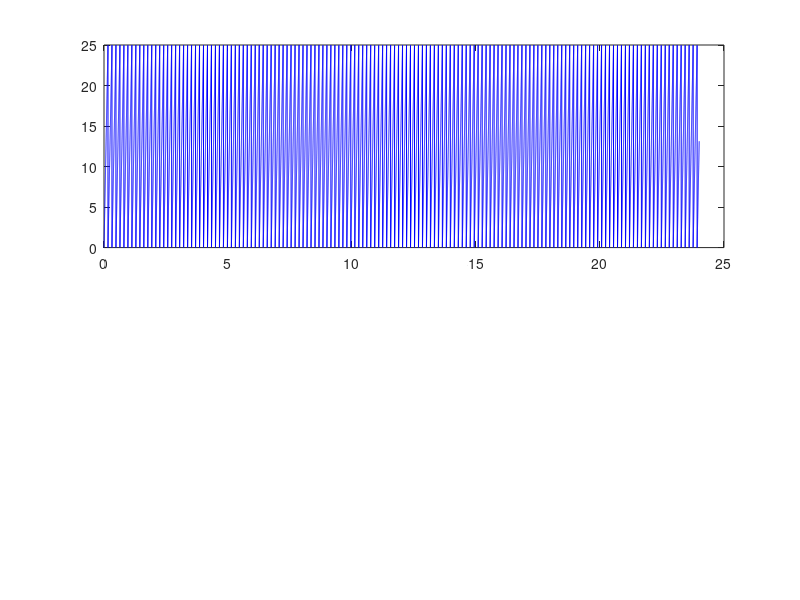

Source code (MATLAB): (Note: this script raises an error after producing the figure.)
%%%%%%%%%%%%%%%%%%%%%%%%%%%%%%%%
%
% Saturation Sims
%
% This is meant to simulate ACS Saturation
% This is V1. It's low fidelity with simple geometry and spin on one axis
% along with using only reaction wheels and CMGs
% Last modified:
%   - 4/9
%   - Atharva
%
%%%%%%%%%%%%%%%%%%%%%%%%%%%%%%%%
clear; clc; close all;

%% Orbital Parameters
mu = 3.986004418e14; % Earth gravitational parameter (m^3/s^2)
R_earth = 6371e3; % Earth radius (m)
alt = 800e3; % Orbital altitude (m)  assuming 800km debris orbit
R_orb = R_earth + alt; % Orbital radius (m)

%% Spacecraft MOI Calculation
% Chaser (Solid Cylinder)
m_c = 2000;  r_c = 2.0;  h_c = 10.0;
I_xx_c = (1/12) * m_c * (3*r_c^2 + h_c^2);
I_zz_c = (1/2) * m_c * r_c^2;

% Target Rocket Body 
m_t = 3000;  r_t = 2.0;  h_t = 10.0;
I_xx_t = (1/12) * m_t * (6*r_t^2 + h_t^2);
I_zz_t = m_t * r_t^2;

% Parallel Axis Theorem to find new combined CM
distance_between_CMs = (h_c/2) + (h_t/2); % 10 meters
z_cm_new = (m_c*0 + m_t*distance_between_CMs) / (m_c + m_t); % Relative to chaser CM

d_c = z_cm_new;                        
d_t = distance_between_CMs - z_cm_new; 

I_xx_stack = (I_xx_c + m_c*d_c^2) + (I_xx_t + m_t*d_t^2);
I_yy_stack = I_xx_stack; % Axisymmetric
I_zz_stack = I_zz_c + I_zz_t;

%% 3. Gravity Gradient Disturbance

theta_error_deg = 5.0; 
theta = deg2rad(theta_error_deg);

% Pitch axis 
T_d = (3 * mu / (2 * R_orb^3)) * abs(I_xx_stack - I_zz_stack) * sin(2 * theta);

fprintf('Combined I_xx: %.1f kg*m^2\n', I_xx_stack);
fprintf('Combined I_zz: %.1f kg*m^2\n', I_zz_stack);
fprintf('Calculated Gravity Gradient Torque: %.4f Nm\n\n', T_d);

%% Hardware Parameters & RCS
RW_H_max = 25;% Nms
CMG_H_max = 15; % Nms
tau_RCS = 22 * 1.0; % 22 N thrust at 1 m lever arm

sim_time_hours = 24;    
t_total_sec = sim_time_hours * 3600;
t = linspace(0, t_total_sec, 100000); 

%% Simulation & Saturation Metrics
RW_H = mod(T_d * t, RW_H_max);
CMG_H = mod(T_d * t, CMG_H_max);

RW_dumps = floor((T_d * t_total_sec) / RW_H_max);
CMG_dumps = floor((T_d * t_total_sec) / CMG_H_max);

% Time required to dump a fully saturated system
RW_burn_per_dump = RW_H_max / tau_RCS;
CMG_burn_per_dump = CMG_H_max / tau_RCS;

fprintf('--- Reaction Wheel (Capacity: %d Nms) ---\n', RW_H_max);
fprintf('Saturation Events: %d | Total RCS Burn: %.2f sec\n\n', RW_dumps, RW_dumps * RW_burn_per_dump);

fprintf('--- Control Moment Gyro (Capacity: %d Nms) ---\n', CMG_H_max);
fprintf('Saturation Events: %d | Total RCS Burn: %.2f sec\n', CMG_dumps, CMG_dumps * CMG_burn_per_dump);

%% Plotting
figure('Name', 'True Gravity Gradient Saturation');
subplot(2,1,1); plot(t/3600, RW_H, 'b'); yline(RW_H_max, 'r--'); 
title('Reaction Wheel Accumulation'); ylabel('Nms'); grid on;

subplot(2,1,2); plot(t/3600, CMG_H, 'g'); yline(CMG_H_max, 'r--');
title('Control Moment Gyro Accumulation'); ylabel('Nms'); xlabel('Hours'); grid on;

%% Propellant Mass Calculation
g0 = 9.80665; % (m/s^2)
I_sp = 297; % Specific Impulse in seconds (e.g., Hydrazine monopropellant)

% Calculate fuel mass required for desaturation (kg)
RW_fuel_mass_kg = RW_total_impulse / (I_sp * g0);
CMG_fuel_mass_kg = CMG_total_impulse / (I_sp * g0);

fprintf('--- Estimated Fuel Mass Required (Isp = %d s) ---\n', I_sp);
fprintf('Reaction Wheel:      %.3f kg of propellant\n', RW_fuel_mass_kg);
fprintf('Control Moment Gyro: %.3f kg of propellant\n\n', CMG_fuel_mass_kg);
